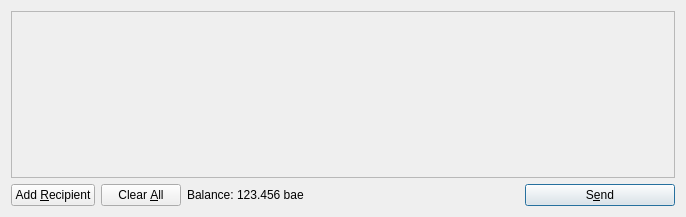
<?xml version="1.0" encoding="UTF-8"?>
<ui version="4.0">
 <class>SendCoinsDialog</class>
 <widget class="QDialog" name="SendCoinsDialog">
  <property name="geometry">
   <rect>
    <x>0</x>
    <y>0</y>
    <width>686</width>
    <height>217</height>
   </rect>
  </property>
  <property name="windowTitle">
   <string>Send Coins</string>
  </property>
  <layout class="QVBoxLayout" name="verticalLayout">
   <item>
    <widget class="QScrollArea" name="scrollArea">
     <property name="widgetResizable">
      <bool>true</bool>
     </property>
     <widget class="QWidget" name="scrollAreaWidgetContents">
      <property name="geometry">
       <rect>
        <x>0</x>
        <y>0</y>
        <width>666</width>
        <height>165</height>
       </rect>
      </property>
      <layout class="QVBoxLayout" name="verticalLayout_2">
       <property name="margin">
        <number>0</number>
       </property>
       <item>
        <layout class="QVBoxLayout" name="entries">
         <property name="spacing">
          <number>6</number>
         </property>
        </layout>
       </item>
       <item>
        <spacer name="verticalSpacer">
         <property name="orientation">
          <enum>Qt::Vertical</enum>
         </property>
         <property name="sizeHint" stdset="0">
          <size>
           <width>20</width>
           <height>40</height>
          </size>
         </property>
        </spacer>
       </item>
      </layout>
     </widget>
    </widget>
   </item>
   <item>
    <layout class="QHBoxLayout" name="horizontalLayout">
     <item>
      <widget class="QPushButton" name="addButton">
       <property name="toolTip">
        <string>Send to multiple recipients at once</string>
       </property>
       <property name="text">
        <string>Add &amp;Recipient</string>
       </property>
       <property name="icon">
        <iconset resource="../bitcoin.qrc">
         <normaloff>:/icons/add</normaloff>:/icons/add</iconset>
       </property>
       <property name="autoDefault">
        <bool>false</bool>
       </property>
      </widget>
     </item>
     <item>
      <widget class="QPushButton" name="clearButton">
       <property name="sizePolicy">
        <sizepolicy hsizetype="Minimum" vsizetype="Fixed">
         <horstretch>0</horstretch>
         <verstretch>0</verstretch>
        </sizepolicy>
       </property>
       <property name="toolTip">
        <string>Remove all transaction fields</string>
       </property>
       <property name="text">
        <string>Clear &amp;All</string>
       </property>
       <property name="icon">
        <iconset resource="../bitcoin.qrc">
         <normaloff>:/icons/remove</normaloff>:/icons/remove</iconset>
       </property>
       <property name="autoRepeatDelay">
        <number>300</number>
       </property>
       <property name="autoDefault">
        <bool>false</bool>
       </property>
      </widget>
     </item>
     <item>
      <layout class="QHBoxLayout" name="horizontalLayout_2">
       <property name="spacing">
        <number>3</number>
       </property>
       <item>
        <widget class="QLabel" name="label">
         <property name="text">
          <string>Balance:</string>
         </property>
        </widget>
       </item>
       <item>
        <widget class="QLabel" name="labelBalance">
         <property name="cursor">
          <cursorShape>IBeamCursor</cursorShape>
         </property>
         <property name="text">
          <string>123.456 bae</string>
         </property>
         <property name="textInteractionFlags">
          <set>Qt::LinksAccessibleByMouse|Qt::TextSelectableByKeyboard|Qt::TextSelectableByMouse</set>
         </property>
        </widget>
       </item>
      </layout>
     </item>
     <item>
      <spacer name="horizontalSpacer">
       <property name="orientation">
        <enum>Qt::Horizontal</enum>
       </property>
       <property name="sizeHint" stdset="0">
        <size>
         <width>40</width>
         <height>20</height>
        </size>
       </property>
      </spacer>
     </item>
     <item>
      <widget class="QPushButton" name="sendButton">
       <property name="minimumSize">
        <size>
         <width>150</width>
         <height>0</height>
        </size>
       </property>
       <property name="toolTip">
        <string>Confirm the send action</string>
       </property>
       <property name="text">
        <string>S&amp;end</string>
       </property>
       <property name="icon">
        <iconset resource="../bitcoin.qrc">
         <normaloff>:/icons/send</normaloff>:/icons/send</iconset>
       </property>
       <property name="default">
        <bool>true</bool>
       </property>
      </widget>
     </item>
    </layout>
   </item>
  </layout>
 </widget>
 <resources>
  <include location="../bitcoin.qrc"/>
 </resources>
 <connections/>
</ui>
